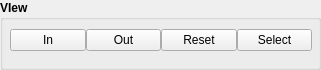
         <widget class="QGroupBox" name="groupBox_3">
          <property name="sizePolicy">
           <sizepolicy hsizetype="Fixed" vsizetype="Fixed">
            <horstretch>0</horstretch>
            <verstretch>0</verstretch>
           </sizepolicy>
          </property>
          <property name="minimumSize">
           <size>
            <width>300</width>
            <height>60</height>
           </size>
          </property>
          <property name="font">
           <font>
            <bold>true</bold>
           </font>
          </property>
          <property name="title">
           <string>VIew</string>
          </property>
          <widget class="QWidget" name="layoutWidget">
           <property name="geometry">
            <rect>
             <x>10</x>
             <y>20</y>
             <width>302</width>
             <height>41</height>
            </rect>
           </property>
           <layout class="QHBoxLayout" name="horizontalLayout_4">
            <property name="spacing">
             <number>0</number>
            </property>
            <property name="sizeConstraint">
             <enum>QLayout::SizeConstraint::SetNoConstraint</enum>
            </property>
            <item>
             <widget class="QPushButton" name="zoomInButton">
              <property name="font">
               <font>
                <bold>false</bold>
               </font>
              </property>
              <property name="text">
               <string notr="true">In</string>
              </property>
              <property name="icon">
               <iconset theme="QIcon::ThemeIcon::ZoomIn"/>
              </property>
             </widget>
            </item>
            <item>
             <widget class="QPushButton" name="zoomOutButton">
              <property name="sizePolicy">
               <sizepolicy hsizetype="Minimum" vsizetype="Fixed">
                <horstretch>0</horstretch>
                <verstretch>0</verstretch>
               </sizepolicy>
              </property>
              <property name="font">
               <font>
                <bold>false</bold>
               </font>
              </property>
              <property name="text">
               <string>Out</string>
              </property>
              <property name="icon">
               <iconset theme="QIcon::ThemeIcon::ZoomOut"/>
              </property>
             </widget>
            </item>
            <item>
             <widget class="QPushButton" name="resetButton">
              <property name="font">
               <font>
                <bold>false</bold>
               </font>
              </property>
              <property name="text">
               <string>Reset</string>
              </property>
              <property name="icon">
               <iconset theme="QIcon::ThemeIcon::ViewRestore"/>
              </property>
             </widget>
            </item>
            <item>
             <widget class="QPushButton" name="selectButton">
              <property name="font">
               <font>
                <bold>false</bold>
               </font>
              </property>
              <property name="text">
               <string>Select</string>
              </property>
              <property name="icon">
               <iconset theme="QIcon::ThemeIcon::ZoomFitBest"/>
              </property>
             </widget>
            </item>
           </layout>
          </widget>
         </widget>
